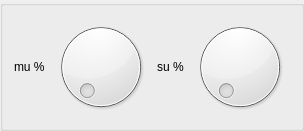
                <widget class="QGroupBox" name="groupbox_mu_su">
                 <layout class="QGridLayout" name="grid_su">
                  <item row="0" column="0">
                   <layout class="QHBoxLayout" name="su_2">
                    <item>
                     <widget class="QLabel" name="label_mu">
                      <property name="sizePolicy">
                       <sizepolicy hsizetype="Fixed" vsizetype="Fixed">
                        <horstretch>0</horstretch>
                        <verstretch>0</verstretch>
                       </sizepolicy>
                      </property>
                      <property name="text">
                       <string>mu %</string>
                      </property>
                     </widget>
                    </item>
                    <item>
                     <widget class="QDial" name="mu_slider">
                      <property name="sizePolicy">
                       <sizepolicy hsizetype="Fixed" vsizetype="Minimum">
                        <horstretch>0</horstretch>
                        <verstretch>0</verstretch>
                       </sizepolicy>
                      </property>
                     </widget>
                    </item>
                   </layout>
                  </item>
                  <item row="0" column="1">
                   <layout class="QHBoxLayout" name="su">
                    <item>
                     <widget class="QLabel" name="label_su">
                      <property name="sizePolicy">
                       <sizepolicy hsizetype="Fixed" vsizetype="Fixed">
                        <horstretch>0</horstretch>
                        <verstretch>0</verstretch>
                       </sizepolicy>
                      </property>
                      <property name="text">
                       <string>su %</string>
                      </property>
                     </widget>
                    </item>
                    <item>
                     <widget class="QDial" name="su_slider">
                      <property name="sizePolicy">
                       <sizepolicy hsizetype="Fixed" vsizetype="Minimum">
                        <horstretch>0</horstretch>
                        <verstretch>0</verstretch>
                       </sizepolicy>
                      </property>
                     </widget>
                    </item>
                   </layout>
                  </item>
                 </layout>
                </widget>
